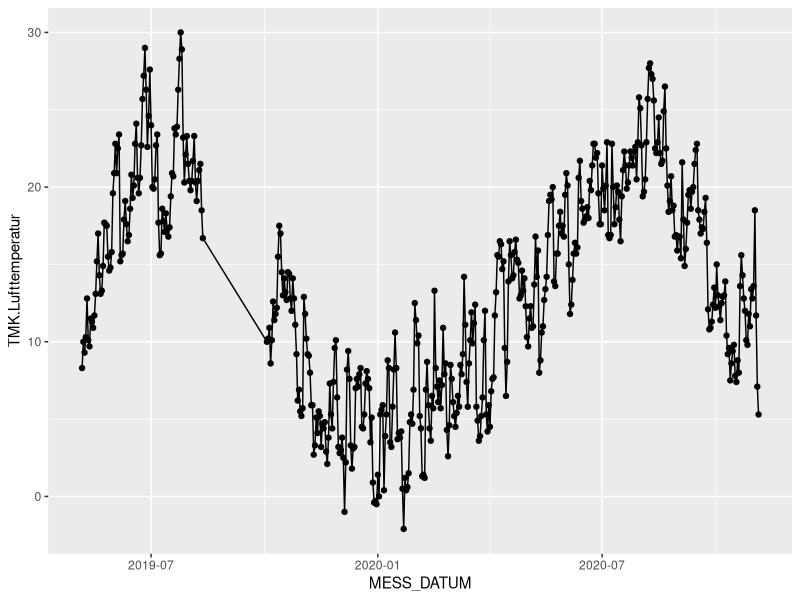
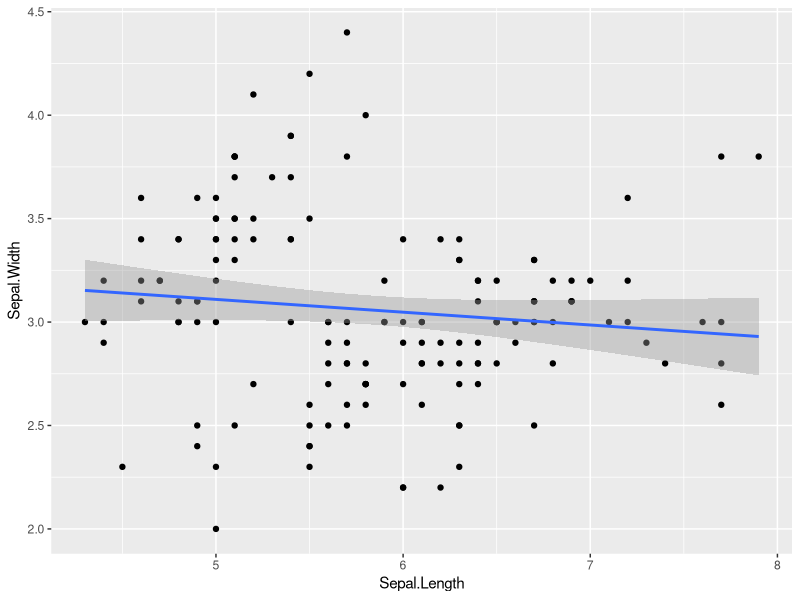
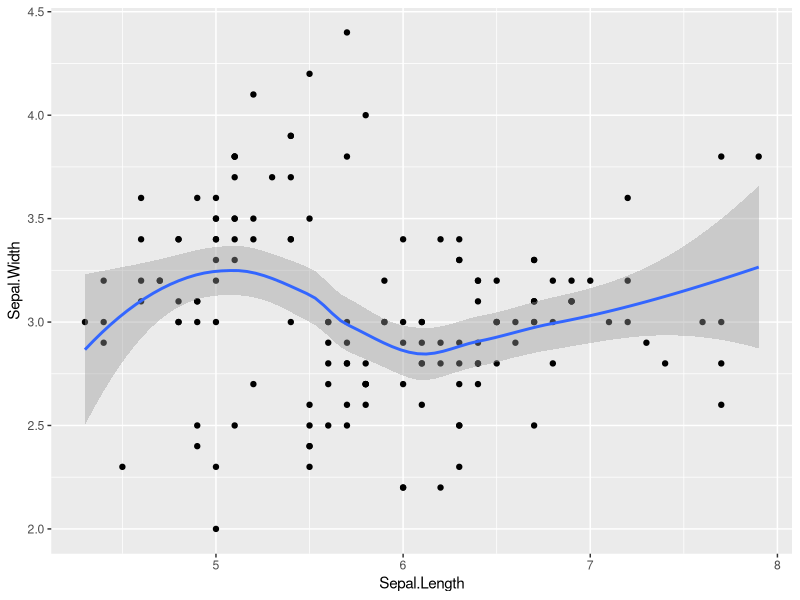
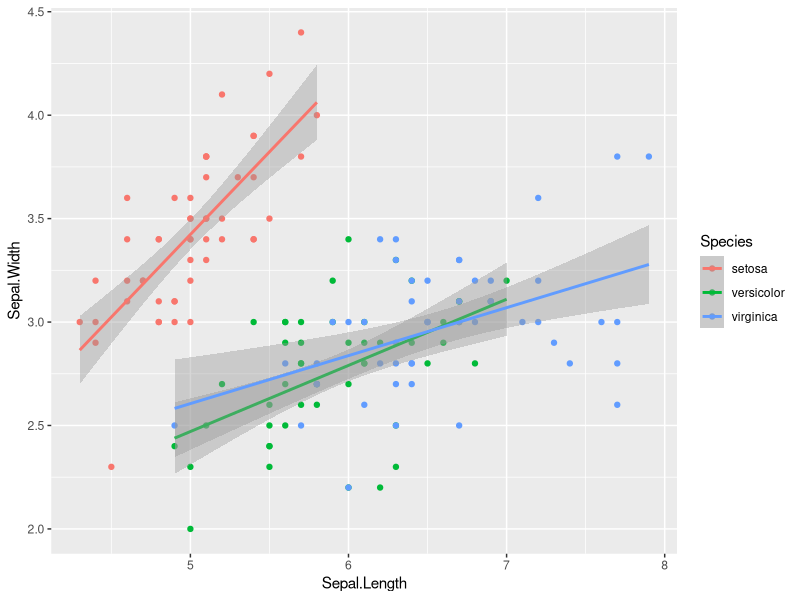
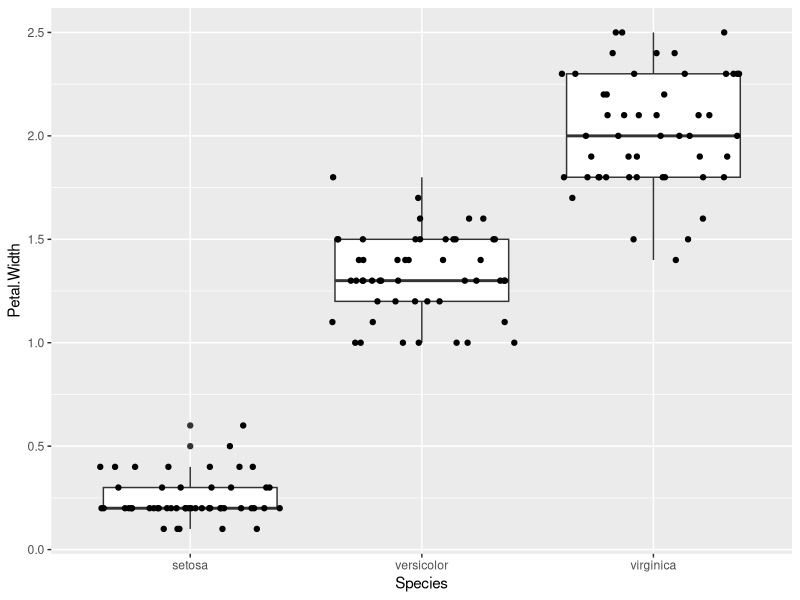
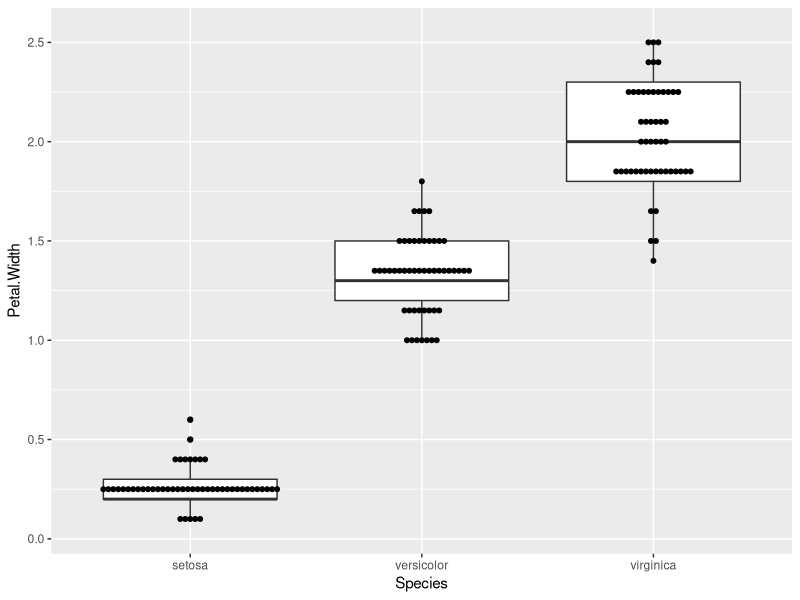
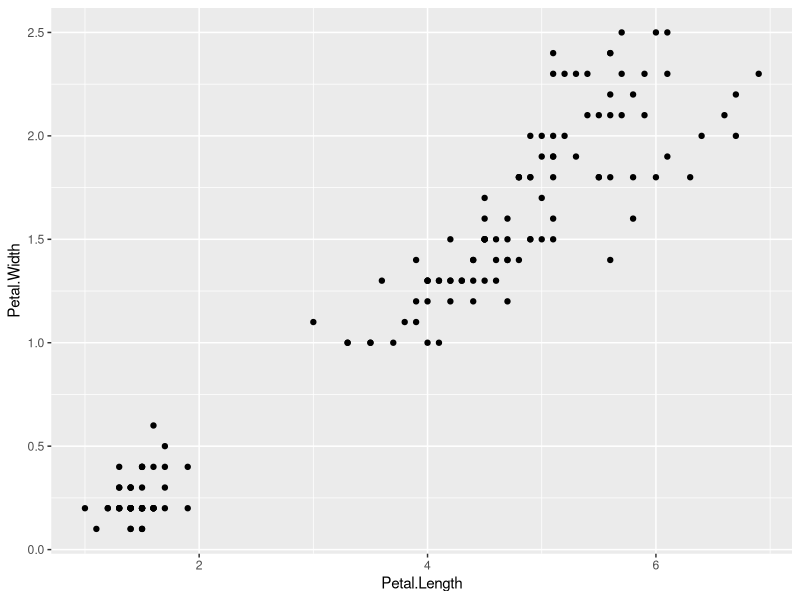
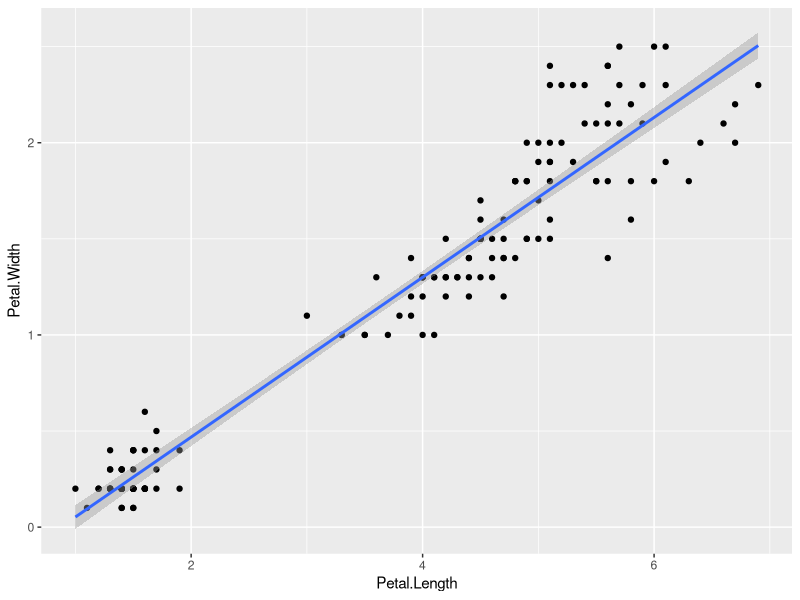

Generate these figures, in order, with R:
## ---- chunk 1

knitr::opts_chunk$set(
  class.output  = "bg-success",
  class.message = "bg-info text-info",
  class.warning = "bg-warning text-warning",
  class.error   = "bg-danger text-danger"
  )
## ---- chunk 2

usePackage <- function(p)   
{ 
  if (!is.element(p, installed.packages()[,1])) 
    install.packages(p, dep = TRUE, repos="https://cloud.r-project.org/", lib=.libPaths()[1]) 
  require(p, character.only = TRUE) 
} 
  
usePackage("data.table")
usePackage("ggplot2")

## ---- chunk 3
library("ggplot2")
library("data.table")

##########################################################################################
# Read file
##########################################################################################
clim <- fread("clim_DWD_Geisenheim_current.csv")
##########################################################################################

# combine plots
ggplot(data=clim[-c(100:150),], aes(x=MESS_DATUM, y=TMK.Lufttemperatur))+ # Init Data
  geom_point()+ # Layer 1
  geom_line()   # Layer 2 [above Layer 1]


## ---- chunk 4

# regression line across all data
ggplot(data=iris, aes(x=Sepal.Length, y=Sepal.Width))+
  geom_point()+
  geom_smooth(method="lm")   #linear model

# Without specification of linear model - automatic model selection
ggplot(data=iris, aes(x=Sepal.Length, y=Sepal.Width))+
  geom_point()+
  geom_smooth()

# LM: Linear regression model  
# LOESS (locally estimated scatterplot smoothing) 
# Alternative: generalized additive model (GAM) 

# Regression line for subsets [grouped by color = species] 
ggplot(data=iris, aes(x=Sepal.Length, y=Sepal.Width, color=Species))+
  geom_point()+
  geom_smooth(method="lm")  #linear model


## ---- chunk 5

# jitter is more appropriate for more and real continuous data [here: 0.1 cm 'categories']
ggplot(data=iris, aes(x=Species,y=Petal.Width))+
  geom_boxplot()+
  geom_jitter( height = 0)   #do not allow random positions in y-direction

# better alternative dotplot
ggplot(data=iris, aes(x=Species,y=Petal.Width))+
  geom_boxplot()+
  geom_dotplot(binaxis='y', stackdir='center', binwidth = 0.1,dotsize=0.25)


## ---- chunk 6
# Save a plot object into a variable - without displaying the plot
p0 <- ggplot(iris,aes(x=Petal.Length, y= Petal.Width))+
        geom_point()

# display plot by calling the variable
p0

# add layer to p0 and display plot
p0 +
  geom_smooth(method="lm")


# save new plot to another variable
p1 <- p0 +
          geom_smooth(method="lm")

# output p1 
p1 

# additional layers for appearance modification, e.g. 'themes' [details follow soon]
p0 +
  theme_bw()


# Store only the data initialization layer to generate different types of plots 
p00 <- ggplot(iris,aes(x=Species, y=Petal.Width))

p00 + geom_boxplot()

p00 + geom_violin()

## ---- chunk 7

sessionInfo()

